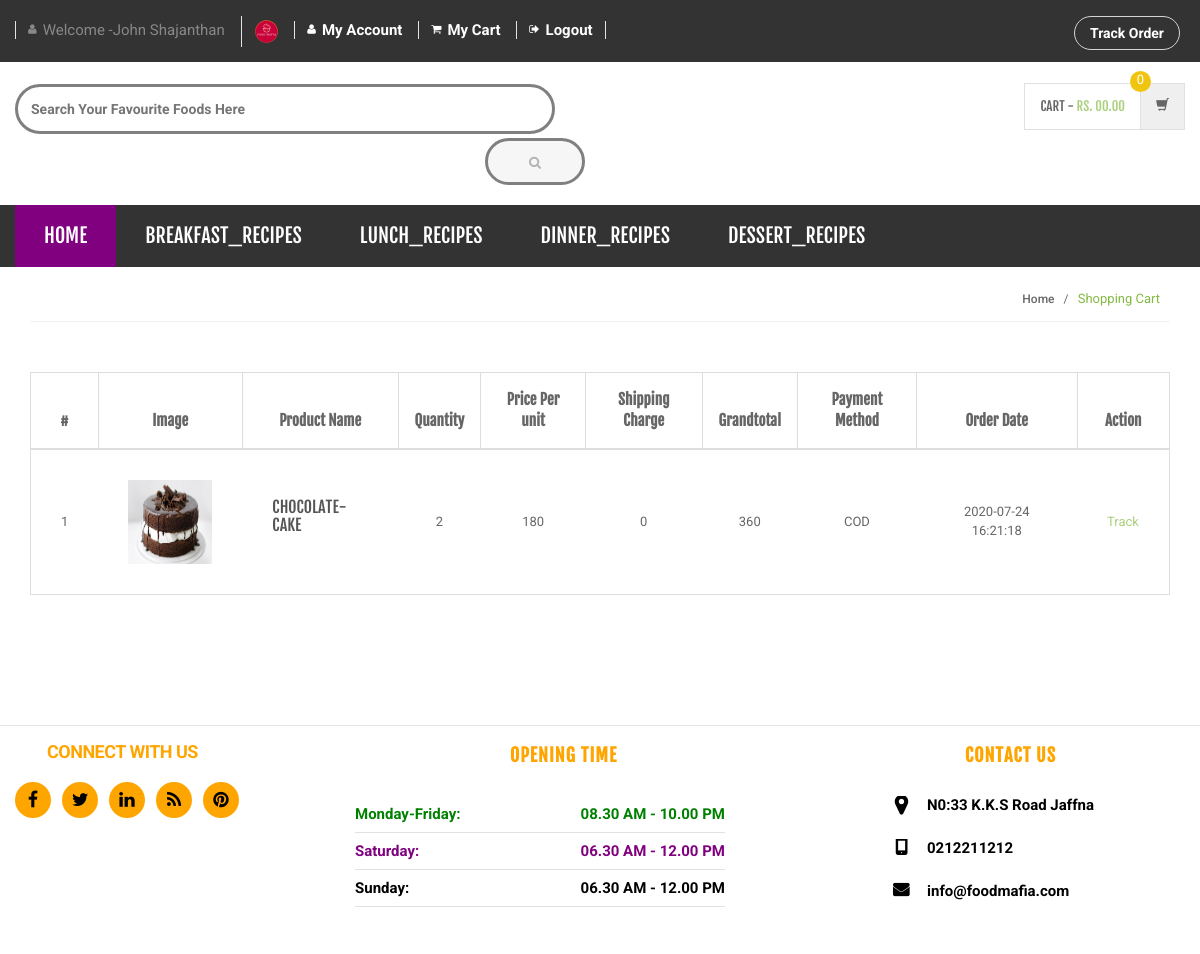
The page /order-history.php (signed in) on the database its author committed.
### tables this page shows
CREATE TABLE `category` (
  `id` int(11) NOT NULL,
  `categoryName` varchar(255) DEFAULT NULL,
  `categoryDescription` longtext,
  `creationDate` timestamp NOT NULL DEFAULT CURRENT_TIMESTAMP,
  `updationDate` varchar(255) DEFAULT NULL
);

CREATE TABLE `orders` (
  `id` int(11) NOT NULL,
  `userId` int(11) DEFAULT NULL,
  `productId` varchar(255) DEFAULT NULL,
  `quantity` int(11) DEFAULT NULL,
  `orderDate` timestamp NOT NULL DEFAULT CURRENT_TIMESTAMP,
  `paymentMethod` varchar(50) DEFAULT NULL,
  `orderStatus` varchar(55) DEFAULT NULL
);

CREATE TABLE `products` (
  `id` int(11) NOT NULL,
  `category` int(11) NOT NULL,
  `subCategory` int(11) DEFAULT NULL,
  `productName` varchar(255) DEFAULT NULL,
  `productCompany` varchar(255) DEFAULT NULL,
  `productPrice` int(11) DEFAULT NULL,
  `productPriceBeforeDiscount` int(11) DEFAULT NULL,
  `productDescription` longtext,
  `productImage1` varchar(255) DEFAULT NULL,
  `productImage2` varchar(255) DEFAULT NULL,
  `productImage3` varchar(255) DEFAULT NULL,
  `shippingCharge` int(11) DEFAULT NULL,
  `productAvailability` varchar(255) DEFAULT NULL,
  `postingDate` timestamp NULL DEFAULT CURRENT_TIMESTAMP,
  `updationDate` varchar(255) DEFAULT NULL
);

### order-history.php (the view, shortened to what this page needs)
<?php
include('includes/config.php');
if(strlen($_SESSION['login'])==0)
    {
header('location:login.php');
}
else{
?>
<!DOCTYPE html>
<html lang="en">
	<head>
	    <link rel="stylesheet" href="assets/css/bootstrap.min.css">
	    <link rel="stylesheet" href="assets/css/main.css">
	    <link rel="stylesheet" href="assets/css/green.css">
	    <link rel="stylesheet" href="assets/css/owl.carousel.css">
		<link rel="stylesheet" href="assets/css/owl.transitions.css">
		<link href="assets/css/lightbox.css" rel="stylesheet">
		<link rel="stylesheet" href="assets/css/animate.min.css">
		<link rel="stylesheet" href="assets/css/rateit.css">
		<link rel="stylesheet" href="assets/css/bootstrap-select.min.css">
		<link rel="stylesheet" href="assets/css/config.css">
		<link href="assets/css/green.css" rel="alternate stylesheet" title="Green color">
		<link href="assets/css/blue.css" rel="alternate stylesheet" title="Blue color">
		<link href="assets/css/red.css" rel="alternate stylesheet" title="Red color">
		<link href="assets/css/orange.css" rel="alternate stylesheet" title="Orange color">
		<link href="assets/css/dark-green.css" rel="alternate stylesheet" title="Darkgreen color">
		<link rel="stylesheet" href="assets/css/font-awesome.min.css">
	</head>
    <body class="cnt-home">
<header class="header-style-1">
<?php include('includes/top-header.php');?>
<?php include('includes/main-header.php');?>
<?php include('includes/menu-bar.php');?>
</header>
<div class="breadcrumb">
	<div class="container">
		<div class="breadcrumb-inner">
			<ul class="list-inline list-unstyled">
				<li><a href="#">Home</a></li>
				<li class='active'>Shopping Cart</li>
			</ul>
		</div>
	</div>
</div>
<div class="body-content outer-top-xs">
	<div class="container">
		<div class="row inner-bottom-sm">
			<div class="shopping-cart">
				<div class="col-md-12 col-sm-12 shopping-cart-table ">
	<div class="table-responsive">
<form name="cart" method="post">
		<table class="table table-bordered">
			<thead>
				<tr>
					<th class="cart-romove item">#</th>
					<th class="cart-description item">Image</th>
					<th class="cart-product-name item">Product Name</th>
					<th class="cart-qty item">Quantity</th>
					<th class="cart-sub-total item">Price Per unit</th>
					<th class="cart-sub-total item">Shipping Charge</th>
					<th class="cart-total item">Grandtotal</th>
					<th class="cart-total item">Payment Method</th>
					<th class="cart-description item">Order Date</th>
					<th class="cart-total last-item">Action</th>
				</tr>
			</thead>
			<tbody>
<?php $query=mysqli_query($con,"select products.productImage1 as pimg1,products.productName as pname,products.category as proid,orders.productId as opid,orders.quantity as qty,products.productPrice as pprice,products.shippingCharge as shippingcharge,orders.paymentMethod as paym,orders.orderDate as odate,orders.id as orderid from orders join products on orders.productId=products.id where orders.userId='".$_SESSION['id']."' and orders.paymentMethod is not null");
$cnt=1;
while($row=mysqli_fetch_array($query))
{
?>
				<tr>
					<td><?php echo $cnt;?></td>
					<td class="cart-image">
						<a class="entry-thumbnail" href="detail.html">
						    <img src="admin/productimages/<?php echo $row['proid'];?>/<?php echo $row['pimg1'];?>" alt="" width="84" height="84">
						</a>
					</td>
					<td class="cart-product-name-info">
						<h4 class='cart-product-description'><a href="product-details.php?pid=<?php echo $row['opid'];?>">
						<?php echo $row['pname'];?></a></h4>
					</td>
					<td class="cart-product-quantity">
						<?php echo $qty=$row['qty']; ?>
		            </td>
					<td class="cart-product-sub-total"><?php echo $price=$row['pprice']; ?>  </td>
					<td class="cart-product-sub-total"><?php echo $shippcharge=$row['shippingcharge']; ?>  </td>
					<td class="cart-product-grand-total"><?php echo (($qty*$price)+$shippcharge);?></td>
					<td class="cart-product-sub-total"><?php echo $row['paym']; ?>  </td>
					<td class="cart-product-sub-total"><?php echo $row['odate']; ?>  </td>
					<td>
 <a href="javascript:void(0);" onClick="popUpWindow('track-order.php?oid=<?php echo htmlentities($row['orderid']);?>');" title="Track order">
					Track</td>
				</tr>
<?php $cnt=$cnt+1;} ?>
			</tbody>
		</table>
	</div>
</div>
		</div>
		</div>
	</div>
</div>
<?php include('includes/footer.php');?>
</body>
</html>
<?php } ?>

### includes/menu-bar.php (shortened to what this page needs)
<div class="header-nav animate-dropdown" style="background-color:#333333;">
    <div class="container-fluid">
        <div class="yamm navbar navbar-default" role="navigation">
            <div class="nav-bg-class">
                <div class="navbar-collapse collapse" id="mc-horizontal-menu-collapse">
	<div class="nav-outer">
		<ul class="nav navbar-nav">
			<li class="dropdown yamm-fw" style="background-color:purple;">
				<a href="index.php" data-hover="dropdown" class="dropdown-toggle">Home</a>
			</li>
              <?php $sql=mysqli_query($con,"select id,categoryName  from category limit 6");
while($row=mysqli_fetch_array($sql))
{
    ?>
			<li class="dropdown yamm">
				<a href="category.php?cid=<?php echo $row['id'];?>"> <?php echo $row['categoryName'];?></a>
			</li>
			<?php } ?>
		</ul>
		<div class="clearfix"></div>
	</div>
</div>
            </div>
        </div>
    </div>
</div>

### assets/css/green.css (style rules this page uses)
a { color: #abd07e; }
.header-style-1 .header-nav { background: #abd07e; }
.breadcrumb ul li.active { color: #84b943; }

### assets/css/lightbox.css (style rules this page uses)
body:after { content: url(../images/close.png) url(../images/loading.gif) url(../images/prev.png) url(../images/next.png); display: none; }

### assets/css/blue.css (style rules this page uses)
a { color: #3498db; }
.header-style-1 .header-nav { background: #3498db; }
.breadcrumb ul li.active { color: #1d6ca1; }

### assets/css/red.css (style rules this page uses)
a { color: #ff6c6c; }
.header-style-1 .header-nav { background: #ff6c6c; }
.breadcrumb ul li.active { color: #ff1a1a; }

### assets/css/orange.css (style rules this page uses)
a { color: #f39c12; }
.header-style-1 .header-nav { background: #f39c12; }
.breadcrumb ul li.active { color: #ab6c09; }

### assets/css/dark-green.css (style rules this page uses)
a { color: #12cca7; }
.header-style-1 .header-nav { background: #12cca7; }
.breadcrumb ul li.active { color: #0b816a; }

### rows shown on the page
category: categoryName "BREAKFAST_RECIPES"
category: categoryName "LUNCH_RECIPES"
category: categoryName "DINNER_RECIPES"
category: categoryName "DESSERT_RECIPES"
orders: productId.productImage1 (picture), productId.productName "CHOCOLATE-CAKE", quantity "2", productId.productPrice "180", productId.shippingCharge "0", ($qty*$price)+$shippcharge "360", paymentMethod "COD", orderDate "2020-07-24 16:21:18"

### other values the page prints
$_SESSION['username'] "John Shajanthan"
